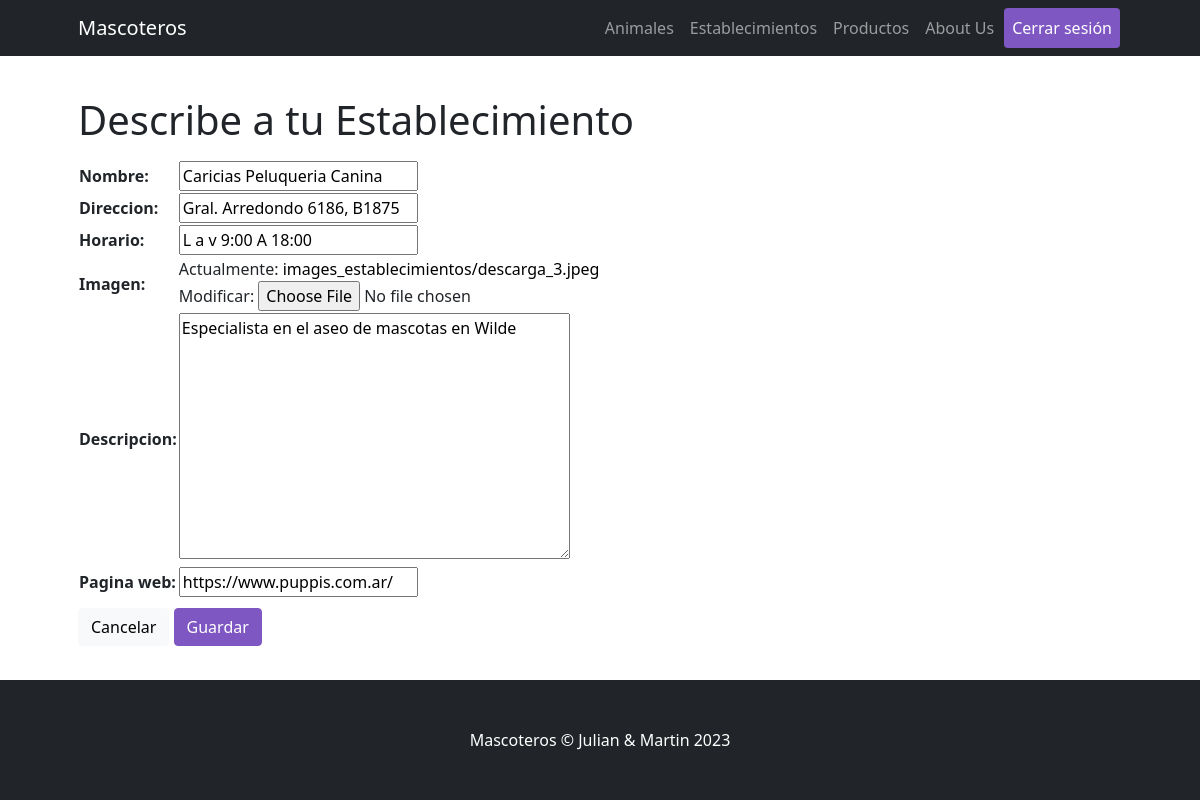
The app's page /Mascoteros/establecimiento/editar/3 (signed in), older data.
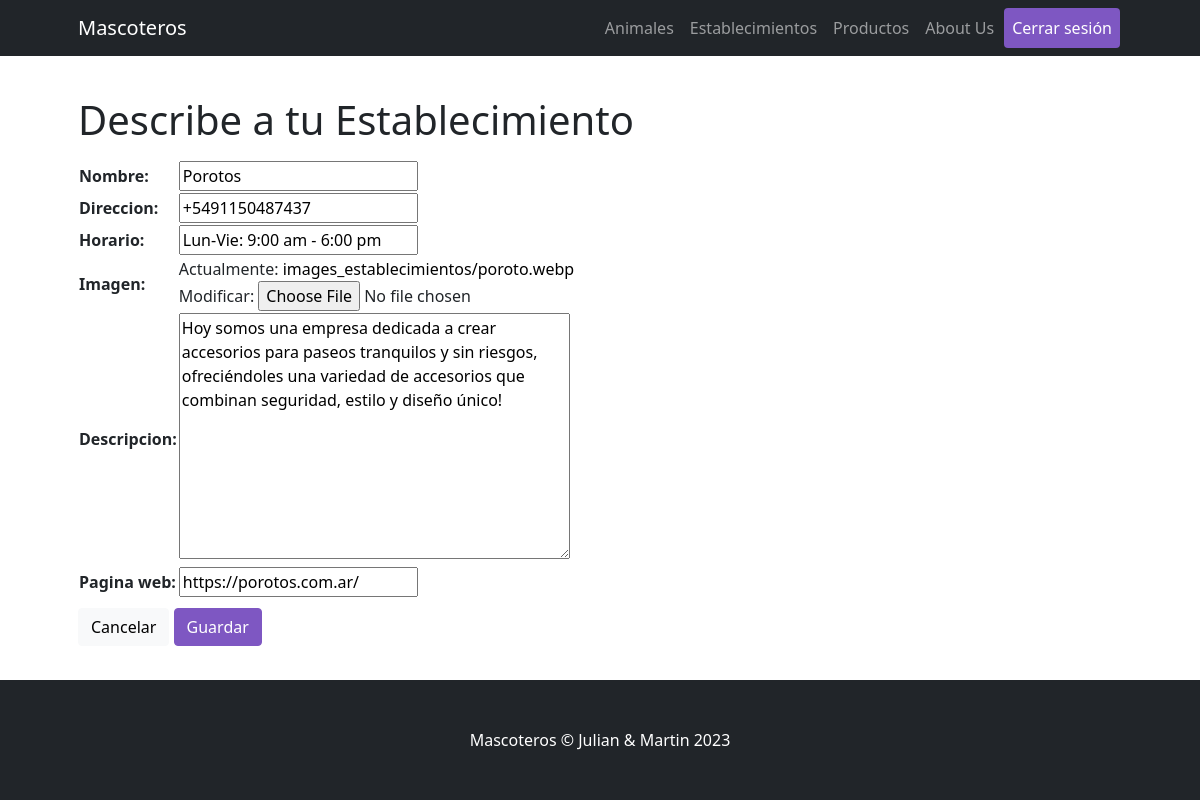
The same page, newer data.
### Mascoteros/models.py (models this page shows)
class Establecimiento (models.Model):
    nombre      = models.CharField(max_length=64)
    direccion   = models.CharField(max_length=255)
    horario     = models.CharField(max_length=64)
    imagen      = models.ImageField(upload_to='images_establecimientos')
    descripcion = models.CharField(max_length=500)
    pagina_web  = models.CharField(max_length=255)

### Mascoteros/views.py (the view)
# urls.py: path("establecimiento/editar/<int:pk>", ActualizarEstablecimiento.as_view(), name="EstablecimientosEditar"),
class ActualizarEstablecimiento(LoginRequiredMixin, UpdateView):
    model = Establecimiento
    form_class = EstablecimientoFormulario
    success_url = "/Mascoteros/establecimiento/list"
    template_name = "Mascoteros/establecimiento/establecimiento_form.html"

### Mascoteros/forms.py
class EstablecimientoFormulario(forms.ModelForm):
    class Meta:
        model = Establecimiento
        fields = ("nombre", "direccion", "horario", "imagen", "descripcion", "pagina_web")
        widgets = {
            'descripcion': forms.Textarea,
        }

### Mascoteros/templates/Mascoteros/establecimiento/establecimiento_form.html (shortened to what this page needs)
{% extends "Mascoteros/parent.html" %}
{% load static %}
{% block contenidoDinamico %}
<h1 class="card-title">Describe a tu Establecimiento</h1>
<form action="" enctype="multipart/form-data" method="POST"> {% csrf_token %}
    <div class="d-flex justify-content-left">
        <table>
            {{form.as_table}}
        </table>
    </div>
    <a href="{% url 'EstablecimientosLista' %}" class="btn btn btn-light" role="button" aria-pressed="true">Cancelar</a>
    <button type="submit" class="btn btn-dark">Guardar</button>
</form>
{% endblock %}

Row changes from the older to the newer data that the page shows:
changed Establecimiento: nombre "Caricias Peluqueria Canina" → "Porotos"; direccion "Gral. Arredondo 6186, B1875" → "+5491150487437"; horario "L a v 9:00 A 18:00" → "Lun-Vie: 9:00 am - 6:00 pm"; descripcion "Especialista en el aseo de mascotas en Wilde" → "Hoy somos una empresa dedicada a crear accesorios para paseos tranquilos y sin riesgos, ofreciéndoles una variedad de accesorios que combinan seguridad, estilo y diseño único!"; pagina_web "https://www.puppis.com.ar/" → "https://porotos.com.ar/"
Text that changed along with them:
text no longer shown: "Nombre: Direccion: Horario: Imagen: Actualmente: images_establecimientos/descarga_3.jpeg Modificar: Descripcion: Pagina web:"
text now shown: "Nombre: Direccion: Horario: Imagen: Actualmente: images_establecimientos/poroto.webp Modificar: Descripcion: Pagina web:"
